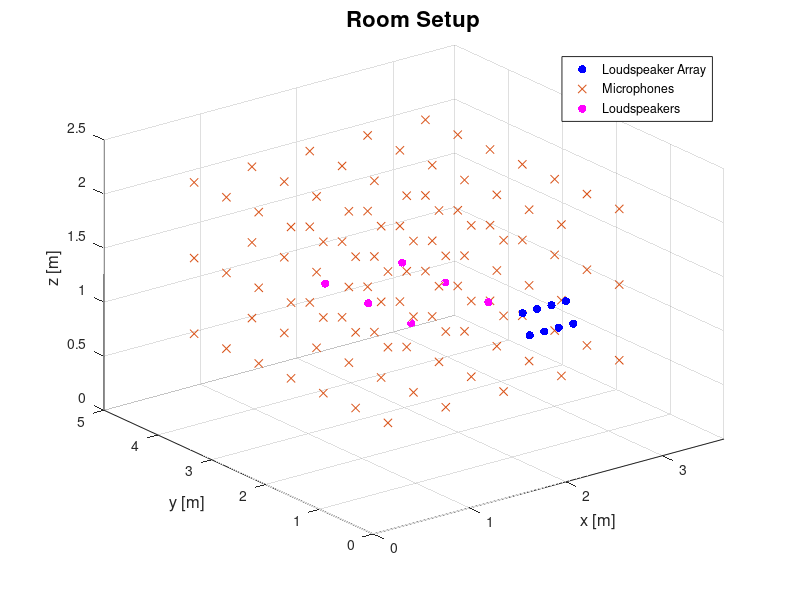

MATLAB code for this plot:
%%
clear
close all
clc
%%
LSPos=[
    1.4, 3.4, 1.2;
    2.2, 3.4, 1.2;
    1.4, 2.6, 1.2;
    2.2, 2.6, 1.2;
    1.4, 1.8, 1.2;
    2.2, 1.8, 1.2;
];

micPos = [
        0.6, 4.4, 0.7;
        1.2, 4.4, 0.7;
        1.8, 4.4, 0.7;
        2.4, 4.4, 0.7;
        3,   4.4, 0.7;
        0.6, 4.4, 1.4;
        1.2, 4.4, 1.4;
        1.8, 4.4, 1.4;
        2.4, 4.4, 1.4;
        3,   4.4, 1.4;
        0.6, 4.4, 2.1;
        1.2, 4.4, 2.1;
        1.8, 4.4, 2.1;
        2.4, 4.4, 2.1;
        3,   4.4, 2.1;
     
        0.6, 3.8, 0.7;
        1.2, 3.8, 0.7;
        1.8, 3.8, 0.7;
        2.4, 3.8, 0.7;
        3,   3.8, 0.7;
        0.6, 3.8, 1.4;
        1.2, 3.8, 1.4;
        1.8, 3.8, 1.4;
        2.4, 3.8, 1.4;
        3,   3.8, 1.4;
        0.6, 3.8, 2.1;
        1.2, 3.8, 2.1;
        1.8, 3.8, 2.1;
        2.4, 3.8, 2.1;
        3,   3.8, 2.1;

        0.6, 3.2, 0.7;
        1.2, 3.2, 0.7;
        1.8, 3.2, 0.7;
        2.4, 3.2, 0.7;
        3,   3.2, 0.7;
        0.6, 3.2, 1.4;
        1.2, 3.2, 1.4;
        1.8, 3.2, 1.4;
        2.4, 3.2, 1.4;
        3,   3.2, 1.4;
        0.6, 3.2, 2.1;
        1.2, 3.2, 2.1;
        1.8, 3.2, 2.1;
        2.4, 3.2, 2.1;
        3,   3.2, 2.1;

        0.6, 2.6, 0.7;
        1.2, 2.6, 0.7;
        1.8, 2.6, 0.7;
        2.4, 2.6, 0.7;
        3,   2.6, 0.7;
        0.6, 2.6, 1.4;
        1.2, 2.6, 1.4;
        1.8, 2.6, 1.4;
        2.4, 2.6, 1.4;
        3,   2.6, 1.4;
        0.6, 2.6, 2.1;
        1.2, 2.6, 2.1;
        1.8, 2.6, 2.1;
        2.4, 2.6, 2.1;
        3,   2.6, 2.1;

        0.6, 2, 0.7;
        1.2, 2, 0.7;
        1.8, 2, 0.7;
        2.4, 2, 0.7;
        3,   2, 0.7;
        0.6, 2, 1.4;
        1.2, 2, 1.4;
        1.8, 2, 1.4;
        2.4, 2, 1.4;
        3,   2, 1.4;
        0.6, 2, 2.1;
        1.2, 2, 2.1;
        1.8, 2, 2.1;
        2.4, 2, 2.1;
        3,   2, 2.1;

        0.6, 1.4, 0.7;
        1.2, 1.4, 0.7;
        1.8, 1.4, 0.7;
        2.4, 1.4, 0.7;
        3,   1.4, 0.7;
        0.6, 1.4, 1.4;
        1.2, 1.4, 1.4;
        1.8, 1.4, 1.4;
        2.4, 1.4, 1.4;
        3,   1.4, 1.4;
        0.6, 1.4, 2.1;
        1.2, 1.4, 2.1;
        1.8, 1.4, 2.1;
        2.4, 1.4, 2.1;
        3,   1.4, 2.1;

        0.6, 0.8, 0.7;
        1.2, 0.8, 0.7;
        1.8, 0.8, 0.7;
        2.4, 0.8, 0.7;
        3,   0.8, 0.7;
        0.6, 0.8, 1.4;
        1.2, 0.8, 1.4;
        1.8, 0.8, 1.4;
        2.4, 0.8, 1.4;
        3,   0.8, 1.4;
        0.6, 0.8, 2.1;
        1.2, 0.8, 2.1;
        1.8, 0.8, 2.1;
        2.4, 0.8, 2.1;
        3,   0.8, 2.1;        
        ];
    
LSArrayPos = [
          1.55, 0, 1.67;
          1.625, 0, 1.445;
          1.7, 0, 1.67;
          1.775, 0, 1.445;
          1.85, 0, 1.67;
          1.925, 0, 1.445;
          2, 0, 1.67;
          2.075, 0, 1.445];
      
figure
scatter3(LSArrayPos(:,1), LSArrayPos(:,2), LSArrayPos(:,3),'b','filled','o'),hold on;
scatter3(micPos(:,1), micPos(:,2), micPos(:,3),'x'),hold on;
scatter3(LSPos(:,1), LSPos(:,2), LSPos(:,3),'m','filled','o'),hold on;
xlim([0, 3.64]), ylim([0, 5]), zlim([0, 2.5]);
xlabel('x [m]','Fontsize',12)
ylabel('y [m]','Fontsize',12)
zlabel('z [m]','Fontsize',12)
legend('Loudspeaker Array','Microphones','Loudspeakers')
title('Room Setup','Fontsize',16)